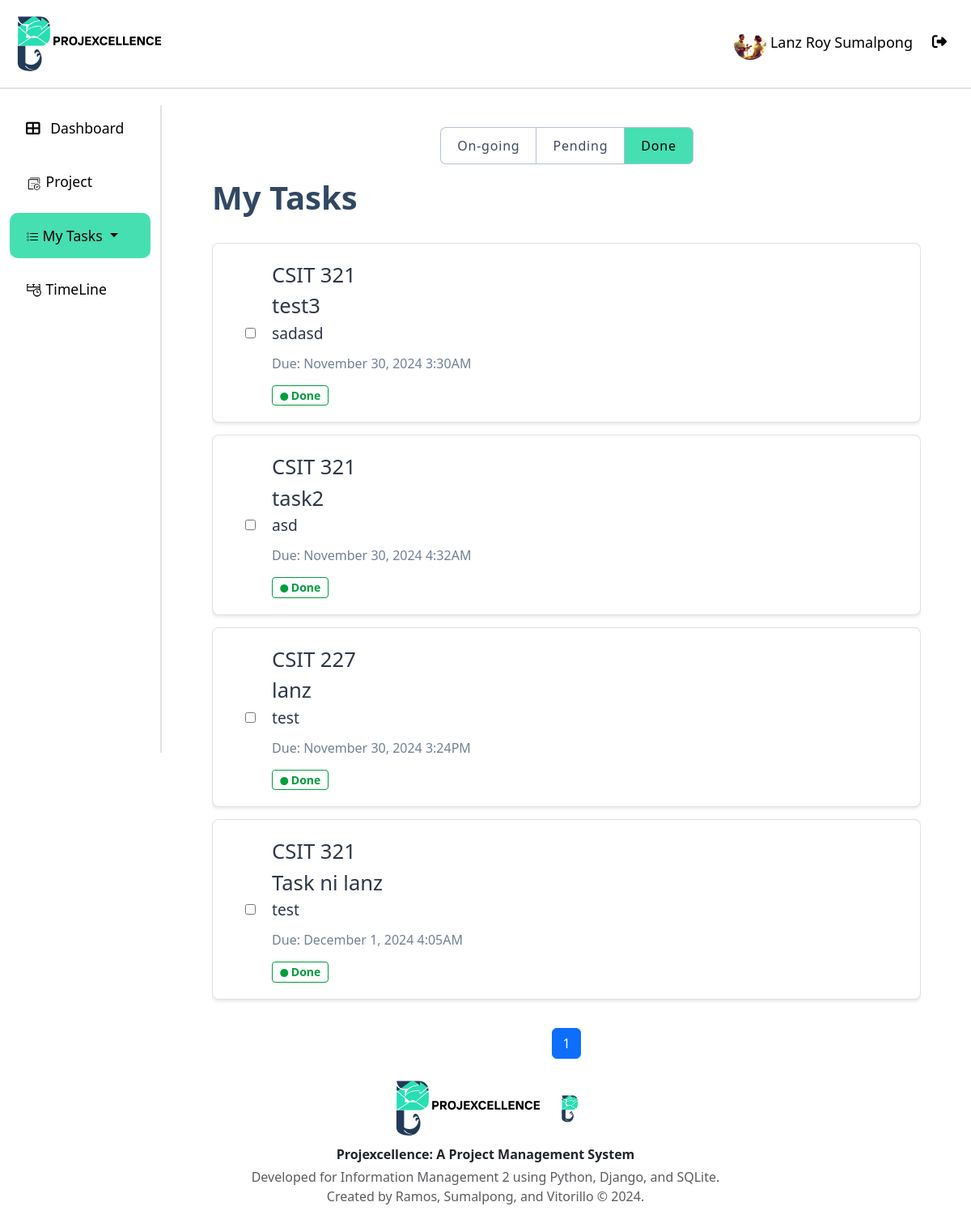
The app's page /task/Done/ (signed in) with its own data.
### api/models.py (models this page shows, shortened)
class User(AbstractUser):
    username = None  # Remove the username field entirely
    email = models.EmailField(_("email address"), unique=True)
    phone_regex = RegexValidator(
        regex=r"^\+?1?\d{9,15}$",
        message="Phone number must be entered in the format: '+999999999'. Up to 15 digits allowed.",
    )
    isLogout = models.BooleanField(default=True)
    logoutTime = models.DateTimeField(default=timezone.now)
    phone_number = models.CharField(validators=[phone_regex], max_length=17, blank=True)
    profile_path = models.ImageField(null=True, blank=True,upload_to='profile/' )
    groups = models.ManyToManyField(
        "auth.Group",
        verbose_name=_("groups"),
        blank=True,
        related_name="custom_user_set",
        related_query_name="custom_user",
    )
    user_permissions = models.ManyToManyField(
        "auth.Permission",
        verbose_name=_("user permissions"),
        blank=True,
        related_name="custom_user_set",
        related_query_name="custom_user",
    )
    objects = UserManager()
    USERNAME_FIELD = "email"
    REQUIRED_FIELDS = ["first_name", "last_name", "date_of_hire", "password"]

class Task(models.Model):
    STATUS_CHOICES = [
        ("On-going", "On-going"),
        ("Pending", "Pending"),
        ("Done", "Done"),
    ]
    project_id = models.ForeignKey(Project, on_delete=models.CASCADE)
    task_name = models.CharField(max_length=50)
    description = models.TextField()
    assigned_to = models.ForeignKey( User, on_delete=models.CASCADE, related_name="assigned_tasks" )
    created_by = models.ForeignKey(User, on_delete=models.CASCADE, related_name="created_tasks")
    status = models.CharField(max_length=10, choices=STATUS_CHOICES, default="Pending")
    due_date = models.DateTimeField(default=timezone.now)
    completed = models.BooleanField(default=False)
    isAccepted = models.BooleanField(default=False)
    date_started = models.DateTimeField(null=True, blank=True, default=None)
    created_at = models.DateTimeField(auto_now_add=True)
    updated_at = models.DateTimeField(auto_now=True)

class Project(models.Model):
    project_name = models.CharField(max_length=50)
    description = models.TextField()
    created_by = models.ForeignKey(User, on_delete=models.CASCADE)
    date_created = models.DateTimeField(auto_now_add=True)
    def __str__(self):
        return self.project_name

### api/Views/views.py (the view, shortened to what this page needs)
# urls.py: path("task/<str:status>/", views.task_list, name="task"),
@login_required
def task_list(request,status):
    tasks = Task.objects.filter(assigned_to=request.user, status=status).order_by("due_date")
    task_filter = TaskFilter(request.GET, queryset=tasks)
    paginator = Paginator(task_filter.qs, 10)
    page_number = request.GET.get("page")
    page_obj = paginator.get_page(page_number)
    edit_task_forms = {task.id: EditTaskForm(instance=task) for task in tasks}
    context = {
        "page_obj": page_obj,
        "edit_task_forms": edit_task_forms,
        "add_task_form": TaskForm(),
        "filter": task_filter,
        'current_status': status
    }
    return render(request, "task.html", context)

### api/forms.py (shortened to what this page needs)
class TaskForm(forms.ModelForm):
    class Meta:
        model = Task
        fields = ["task_name", "description"]
        widgets = {
            "task_name": forms.TextInput(attrs={"class": "form-control"}),
            "description": forms.Textarea(attrs={"class": "form-control"}),
        }
        labels = {
            "task_name": "Task Name",
            "description": "Task Description",
        }
    def __init__(self, *args, project=None, **kwargs):
        super().__init__(*args, **kwargs)
        if self.instance and self.instance.pk and self.instance.due_date:
            self.fields["due_date"].initial = (
                localtime(self.instance.due_date).strftime("%Y-%m-%dT%H:%M")
            )

### api/templatetags/custom_filters.py (called while the page is built)
@register.filter
def dict_get(d, key):
    return d.get(key)

### api/templates/task.html (shortened to what this page needs)
{% extends "base.html" %}
{% load crispy_forms_tags %}
{% load custom_filters %}
{% block content %}
    <div class="mydict">
        <div>
            <label for="On-going">
                <span class="filter-bar {% if current_status == 'On-going' %}active{% endif %}">On-going</span>
            </label>
            <label for="Pending">
                <span class="filter-bar {% if current_status == 'Pending' %}active{% endif %}"></i>Pending</span>
            </label>
            <label for="Done">
                <span class="filter-bar {% if current_status == 'Done' %}active{% endif %}">Done</span>
            </label>
        </div>
    </div>
<div class="page-container">
    <div class="content-wrapper">
        <div class="d-flex justify-content-between align-items-center mb-4">
            <h1>My Tasks</h1>
        </div>
        <div id="tasks-list">
            {% for task in page_obj %}
            <div class="task-item {% if task.completed %}completed{% endif %}" >
                <div class="task-content">
                    <input style="margin-right: 20px;" type="checkbox" class="task-checkbox" {% if task.completed %}checked{% endif %}>
                    <div onclick="goToTaskDetails(event, '{% url 'task_details' task.id %}')">
                        <div class="task-title">{{ task.project_id }}</div>
                        <div class="task-title">{{ task.task_name }}</div>
                        <div class="task-description">{{ task.description }}</div>
                        <div class="task-due-date">Due: {{ task.due_date|date:"F j, Y g:iA" }}</div>
                        <span class="badge {{ task.status|lower }}">
                            <i class="bi bi-circle-fill icon-small" style="width: 0.1px;"></i> {{ task.status }}
                        </span>
                    </div>
                </div>
            </div>
            {% empty %}
                <div class="task-item" style="display: flex; justify-content: center;">
                    <h4 class="text-center" >You have no tasks to accomplish.<br/><small>Set up tasks to have a productive day ahead.</small></h4>
                </div>
            {% endfor %}
        </div>
        <nav aria-label="Page navigation" class="mt-auto">
            <ul class="pagination justify-content-center">
                {% for num in page_obj.paginator.page_range %}
                    {% if page_obj.number == num %}
                        <li class="page-item active"><span class="page-link">{{ num }}</span></li>
                    {% elif num > page_obj.number|add:'-3' and num < page_obj.number|add:'3' %}
                        <li class="page-item"><a class="page-link" href="?page={{ num }}">{{ num }}</a></li>
                    {% endif %}
                {% endfor %}
            </ul>
        </nav>
    </div>
</div>
{% endblock content %}

### api/templates/base.html (shortened to what this page needs)
{% load static %}
<!DOCTYPE html>
<html lang="en">
  <head>
    <link
      href="https://cdn.jsdelivr.net/npm/bootstrap@5.3.0/dist/css/bootstrap.min.css"
      rel="stylesheet"
    />
    <link href="https://cdn.jsdelivr.net/npm/bootstrap-icons/font/bootstrap-icons.css" rel="stylesheet">
    <link
      href="https://cdnjs.cloudflare.com/ajax/libs/font-awesome/6.4.0/css/all.min.css"
      rel="stylesheet"
    />
    <link href="https://cdn.jsdelivr.net/npm/bootstrap@5.3.0/dist/css/bootstrap.min.css" rel="stylesheet">
  </head>
  <body>
    <header>
      <div class="header">
          <img src="{% static '/res/slogo.svg' %}" alt="logo" width="200px">
          <div class="profile" >
            <a class="nav-link {% if request.resolver_match.url_name == 'profile' %}active{% endif %}" href="{% url 'profile' %}">
              {% if request.user.profile_path.url != null  %}
                <img src="{{ request.user.profile_path.url }}" width="40px" height="40px" style="border-radius: 50%;" >
              {%endif%}
              {{ request.user.first_name|capfirst }} {{ request.user.last_name|capfirst }}
            </a>
            <a class="nav-link" href="{% url 'logout' %}" onclick="event.preventDefault(); document.getElementById('logout-form').submit();" style="margin-top: 5px;">
              <i class="fas fa-sign-out-alt me-2"></i>
            </a>
          </div>
      </div>
    </header>
    <div class="container-fluid">
      <div class="row">
        <nav
          id="sidebarMenu"
          class="col-md-3 col-lg-2 d-md-block sidebar collapse"
        >
          <ul class="nav flex-column">
            <li class="nav-item">
              <a class="nav-link {% if request.resolver_match.url_name == 'dashboard' %}active{% endif %}" href="{% url 'dashboard' %}">
                <i class="fas fa-th-large me-2"></i> Dashboard
              </a>
            </li>
            <li class="nav-item">
              <a class="nav-link {% if request.resolver_match.url_name == 'project' %}active{% endif %}" href="{% url 'project' %}">
                <img src="{% static '/res/projectIcon.svg' %}" alt="logo" width="20px">  Project
              </a>
            </li>
            <li class="nav-item dropdown">
              <a
                class="nav-link dropdown-toggle {% if request.resolver_match.url_name == 'task' or request.resolver_match.url_name == 'assign_task'%}active{% endif %}"
                href="#"
                id="taskDropdown"
                role="button"
                data-bs-toggle="dropdown"
                aria-expanded="false"
              >
                {% if request.resolver_match.url_name == 'task' %} My {% elif request.resolver_match.url_name == 'assign_task' %} Assigned{% endif %} Tasks
              </a>
            </li>
            <li class="nav-item">
              <a class="nav-link {% if request.resolver_match.url_name == 'timeline' %}active{% endif %}" href="{% url 'timeline' %}">
                <img src="{% static '/res/timelineIcon.svg' %}" alt="logo" width="20px">  TimeLine
              </a>
            </li>
          </ul>
        </nav>
        <main class="col-md-9 ms-sm-auto col-lg-10 px-md-4 main-content">
          {% block content %}{% endblock content %}
        </main>
      </div>
    </div>
  </body>
  <footer class="footer">
    <div class="container text-center content-container">
      <img src="{% static '/res/slogo.svg' %}" alt="logo" width="200px">
      <img src="{% static '/res/logoPlaceHolder.png' %}" alt="logo" width="40px">
      <p class="mb-1 fw-bold">Projexcellence: A Project Management System</p>
      <p class="text-muted">
        Developed for Information Management 2 using Python, Django, and SQLite.<br>
        Created by Ramos, Sumalpong, and Vitorillo &copy; {% now "Y" %}.
      </p>
    </div>
  </footer>
</html>

### api/templates/base.html (style rules this page uses)
.header { overflow: hidden; background-color: #ffffff; padding: 20px 10px; position: fixed; top: 0; width: 100%; z-index: 1000; margin-bottom: 10px; border-bottom: 2px solid #e3e3e3; height: 110px; display: flex; justify-content: space-between; align-items: center; }
.header a { float: left; color: black; text-align: center; padding: 12px; text-decoration: none; font-size: 18px; line-height: 25px; border-radius: 4px; }
body { margin-top: 130px; background-color: #ffffff; }
.sidebar { background-color: #ffffff; color: black; height: 100vh; overflow-y: auto; position: fixed; top: 100; left: 0; z-index: 1000; border-right: 2px solid #e3e3e3; }
.sidebar .nav-link { color: black; padding: 15px 20px; font-size: 1.1rem; margin-bottom: 10px; }
.sidebar .nav-link.active { background-color: #46DFB1; border-radius: 10px; color: black; }
.main-content { margin-left: 0; padding-top: 20px; }

### api/templates/task.html (style rules this page uses)
.page-container { display: flex; flex-direction: column; min-height: 100vh; margin-left: 4%; margin-right: 4%; user-select: none; }
.content-wrapper { flex: 1; display: flex; flex-direction: column; }
#tasks-list { flex: 1; overflow-y: auto; margin-bottom: 20px; }
.task-content { display:flex; align-items: center; }
.task-item { background-color: #ffffff; border: 1px solid #e0e0e0; border-radius: 8px; padding: 20px 50px 20px 40px; margin-bottom: 15px; cursor: pointer; transition: all 0.3s ease; box-shadow: 0 2px 4px rgba(0,0,0,0.1); }
.task-title { font-size: 1.6rem; color: #2d3748; }
.task-description { font-size: 1.2rem; color: #2d3748; margin-bottom: 10px; }
.task-due-date { font-size: 1rem; color: #718096; margin-bottom: 15px; }
.badge.done { display: inline-block; padding: 0.35em 0.65em; font-size: 0.875rem; font-weight: 600; color: rgb(0, 158, 61); border: 1px solid rgb(0, 158, 61); border-radius: 0.25rem; }
.badge { padding: 5px 10px; border-radius: 4px; color: #fff; font-weight: bold; }
.mydict div { display: flex; flex-wrap: wrap; margin-top: 0.5rem; margin-bottom: 18px; justify-content: center; user-select: none; }
label span { display: block; cursor: pointer; background-color: #fff; padding: 0.375em .75em; position: relative; margin-left: .0625em; box-shadow: 0 0 0 0.0625em #b5bfd9; letter-spacing: .05em; color: #3e4963; text-align: center; transition: background-color .5s ease; }
label:first-child span { border-radius: .375em 0 0 .375em; }
label:last-child span { border-radius: 0 .375em .375em 0; }
.icon-small { font-size: 10px; }
h1 { font-weight: 700; color: #314863; }
.filter-bar { cursor: pointer; padding: 10px 20px; display: inline-block; }
.filter-bar.active { background-color: #46DFB1; color: black; }

### records on screen
User: user.profile_path (picture), user.first_name "Lanz Roy", user.last_name "Sumalpong"
Task: project_id "CSIT 321", task_name "test3", description "sadasd", due_date "November 30, 2024 3:30AM", status "Done"
Task: project_id "CSIT 321", task_name "task2", description "asd", due_date "November 30, 2024 4:32AM", status "Done"
Task: project_id "CSIT 227", task_name "lanz", description "test", due_date "November 30, 2024 3:24PM", status "Done"
Task: project_id "CSIT 321", task_name "Task ni lanz", description "test", due_date "December 1, 2024 4:05AM", status "Done"

### other values on screen
{{ num }} "1"
